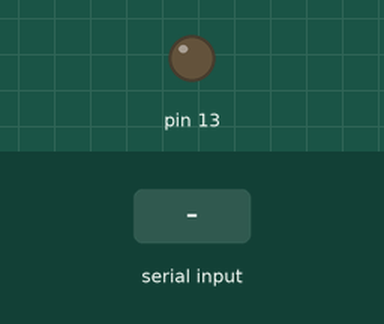
Simulated run of this sketch. Board: Arduino Uno, built with avr-gcc and run on an emulated ATmega328P. Parts: output pins drawn as LEDs (lit = HIGH). The test bench sets the inputs (shaded band).

Above: at 1.2 s.
1.3 s: "5\n" received over Serial
At 1.8 s:
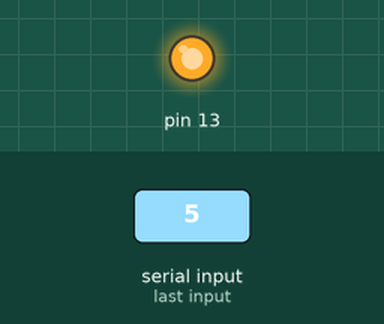
Timing chart, 0 to 4.3 s (numbered marks = the images above; inputs shaded):
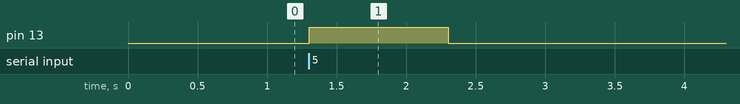

Measured:
- after the input at 1.3 s, pin 13: LOW → HIGH at once, → LOW 1.0 s later

The sketch:

arduino.ino
```cpp
#include <SoftwareSerial.h>
int commandChar=0;
void setup ()
{
Serial.begin (9600);
pinMode(13,OUTPUT);
}
void loop ()
{
 while(Serial.available()==0){  }
commandChar = Serial.parseInt();
if(commandChar==5)
{
  digitalWrite(13,HIGH);
}
else
{
  digitalWrite(13,LOW);
}
}
```
